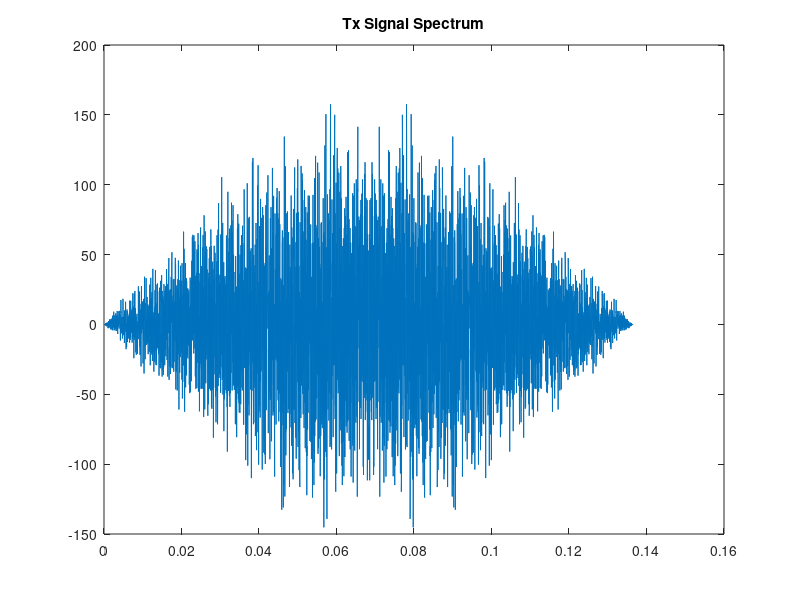

The MATLAB script that drew this image: (Note: this script raises an error after producing the figure.)
clc;
clear all;
close all;

n = 11;
shift_reg = zeros(1,n);
shift_reg(1) = 1;

% Generate
for i = 1:2^n
    % Output
    pn_sequence(i) = shift_reg(n);
    % Shift
    for j = 1:n-1
        shift_reg(n-j+1) = shift_reg(n-j);
    end
    % Feedback
    shift_reg(1) = xor(pn_sequence(i), shift_reg(2)); % n=6
end

% Plot
% figure;
% stairs(0:length(pn_sequence)-1, pn_sequence);
% ylim([-0.25, 1.25]);
% title("Pn Sequence");

fc = 15e3;        % bit rate      (bps)
fs = 2 * fc;   % sample rate   
samples_per_bit = fs / fc;
t = 0 : 1/fs : length(pn_sequence)*(1/fc) - 1/fs;

% Modulate
for i = 1:length(pn_sequence)
    idx = (i-1)*samples_per_bit + 1;
    % Samples
    for j = idx:idx+samples_per_bit-1
        signal(j) = cos(2*pi*fc*t(j) + pi*pn_sequence(i));
    end
end

% Plot
% figure;
% plot(t, cos(2*pi*fc*t));
% ylim([-1.25, 1.25]);
% title("Carrier");

% Plot
% figure;
% plot(t, fft(cos(2*pi*fc*t)));
% ylim([-1.25, 1.25]);
% title("Carrier Spectrum");

% Plot
% figure;
% plot(t, signal);
% ylim([-1.25, 1.25]);
% title("Tx Signal");

% Plot
figure;
plot(t, real(fft(signal)));
title("Tx Signal Spectrum");

% Play
sound(signal, fs);

% Save
audiowrite("waveform.wav", signal, fs);


pause;  %%%%%%%%%%%%%%%%%%%%%%%%%%%%%%%%%%%%%%%%%%%%%%%%%%%%%%%%%%%%%%%%%%%%%



duration = 2;
t = 0 : 1/fs : duration;
recorder = audiorecorder(fs,8,1);
